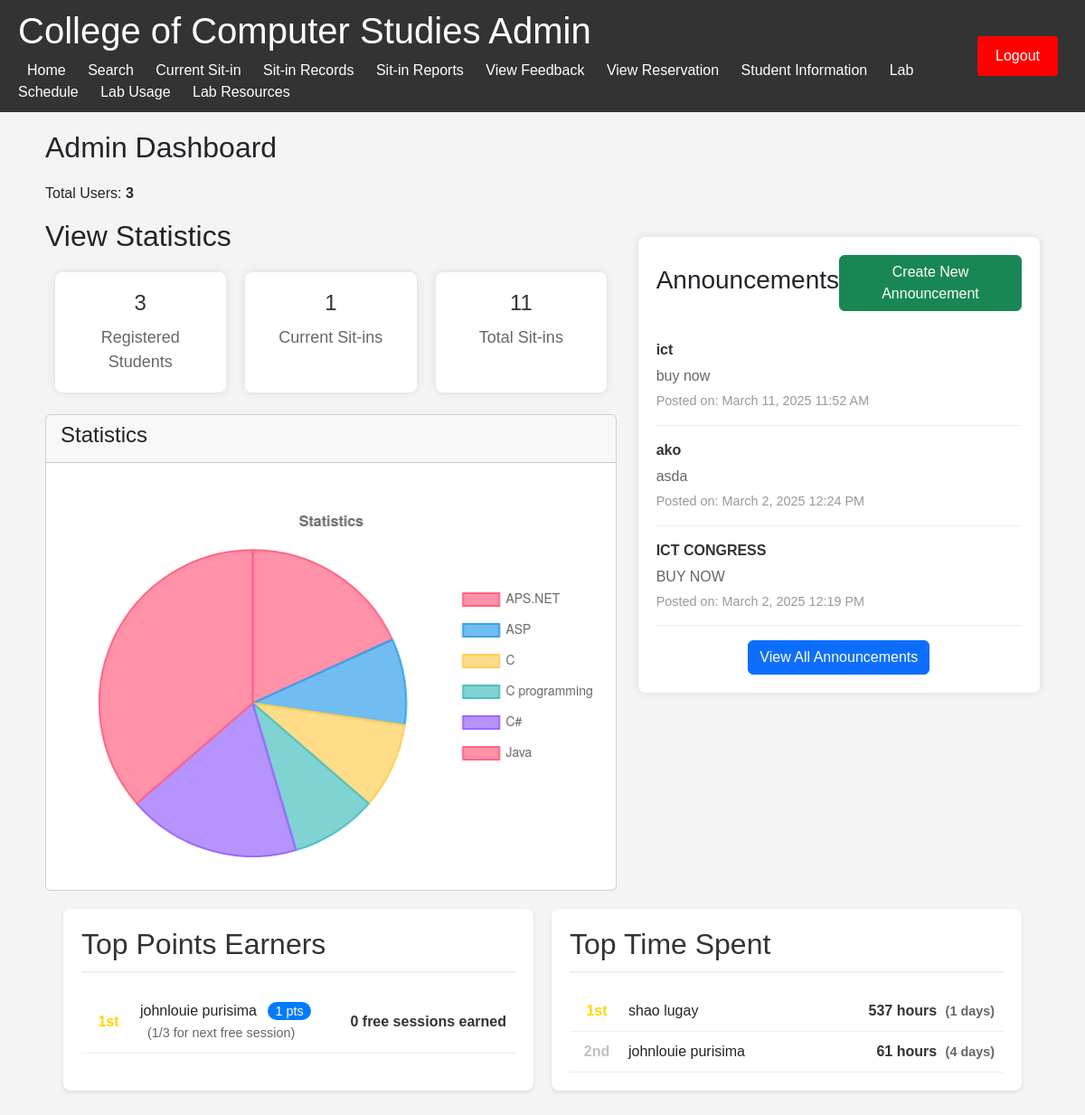
/admin_home.php (signed in), run on an earlier commit of the app's database.
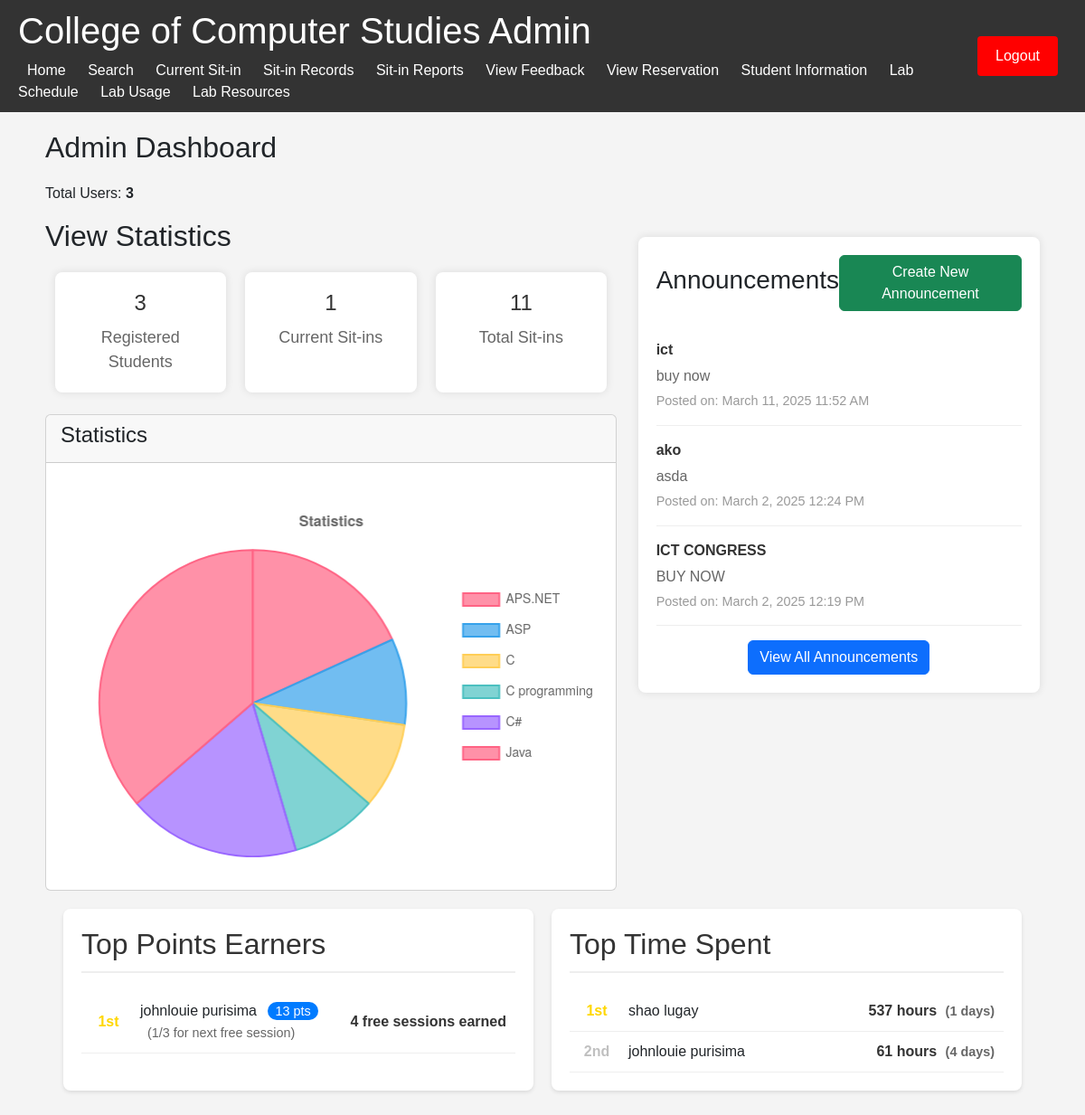
And on a later commit of the database.
### tables this page shows
CREATE TABLE `user_points` (
  `id` int(11) NOT NULL,
  `user_id` varchar(50) NOT NULL,
  `points` int(11) NOT NULL DEFAULT 0,
  `last_updated` timestamp NOT NULL DEFAULT current_timestamp() ON UPDATE current_timestamp()
);

CREATE TABLE `users` (
  `id` int(11) NOT NULL,
  `username` varchar(50) NOT NULL,
  `password_hash` varchar(255) NOT NULL,
  `idno` varchar(50) NOT NULL,
  `lastname` varchar(50) NOT NULL,
  `firstname` varchar(50) NOT NULL,
  `middlename` varchar(50) DEFAULT NULL,
  `course` varchar(10) NOT NULL,
  `year` int(11) NOT NULL,
  `email` varchar(100) NOT NULL,
  `role` enum('admin','staff','student') NOT NULL,
  `sessions_remaining` int(11) DEFAULT 30,
  `total_points` int(11) NOT NULL DEFAULT 0
);

### admin_home.php (the view, shortened to what the changed rows need)
<?php
include 'db_connect.php';
$sql_registered = "SELECT COUNT(*) as total FROM users";
$result_registered = $conn->query($sql_registered);
$registered_students = $result_registered->fetch_assoc()['total'];
$sql_total = "SELECT COUNT(*) as total FROM sit_in_history";
$result_total = $conn->query($sql_total);
$total_sitins = $result_total->fetch_assoc()['total'];
$sql_active = "SELECT COUNT(*) as active FROM sit_in_history WHERE session_end IS NULL";
$result_active = $conn->query($sql_active);
$active_sitins = $result_active->fetch_assoc()['active'];
?>
<!DOCTYPE html>
<html lang="en">
<head>
    <link href="https://cdn.jsdelivr.net/npm/bootstrap@5.3.0/dist/css/bootstrap.min.css" rel="stylesheet">
</head>
<body>
<div class="header">
    <div>
        <h1> College of Computer Studies Admin</h1>
    </div>
</div>
<div class="container">
    <h2>Admin Dashboard</h2>
    <div class="row">
        <div class="col-md-7">
            <h2>View Statistics</h2>
            <div class="statistics-container mb-4">
                <div class="statistic">
                    <h2><?= $registered_students ?></h2>
                </div>
                <div class="statistic">
                    <h2><?= $active_sitins ?></h2>
                </div>
                <div class="statistic">
                    <h2><?= $total_sitins ?></h2>
                </div>
            </div>
        </div>
    </div>
    <div class="dashboard">
        <div class="leaderboard-section">
            <h2>Top Points Earners</h2>
            <?php
            $points_sql = "SELECT u.firstname, u.lastname, up.points,
                          FLOOR(up.points / 3) as free_sessions_earned,
                          (up.points % 3) as points_towards_next
                          FROM user_points up
                          JOIN users u ON up.user_id = u.idno
                          ORDER BY up.points DESC
                          LIMIT 10";
            $points_result = $conn->query($points_sql);
            ?>
            <div class="leaderboard">
                <?php if ($points_result->num_rows > 0): ?>
                    <?php $rank = 1; ?>
                    <?php while ($row = $points_result->fetch_assoc()): ?>
                        <div class="leaderboard-item">
                            <div class="rank">
                                <?php
                                    if ($rank == 1) echo '<span class="gold">1st</span>';
                                    elseif ($rank == 2) echo '<span class="silver">2nd</span>';
                                    elseif ($rank == 3) echo '<span class="bronze">3rd</span>';
                                    else echo $rank . 'th';
                                ?>
                            </div>
                            <div class="student-info">
                                <?= htmlspecialchars($row['firstname'] . ' ' . $row['lastname']) ?>
                                <span class="points-badge"><?= htmlspecialchars($row['points']) ?> pts</span>
                                <span class="points-progress">(<?= htmlspecialchars($row['points_towards_next']) ?>/3 for next free session)</span>
                            </div>
                            <div class="score">
                                <?= htmlspecialchars($row['free_sessions_earned']) ?> free sessions earned
                            </div>
                        </div>
                        <?php $rank++; ?>
                    <?php endwhile; ?>
                <?php else: ?>
                    <div class="no-records">No points data available</div>
                <?php endif; ?>
            </div>
        </div>
        <div class="leaderboard-section">
            <h2>Top Time Spent</h2>
        </div>
    </div>
</div>
</body>
</html>

What changed in the data, as far as the page shows it:
changed user_points "johnlouie purisima": points "1" → "13"; free_sessions_earned "0" → "4"
